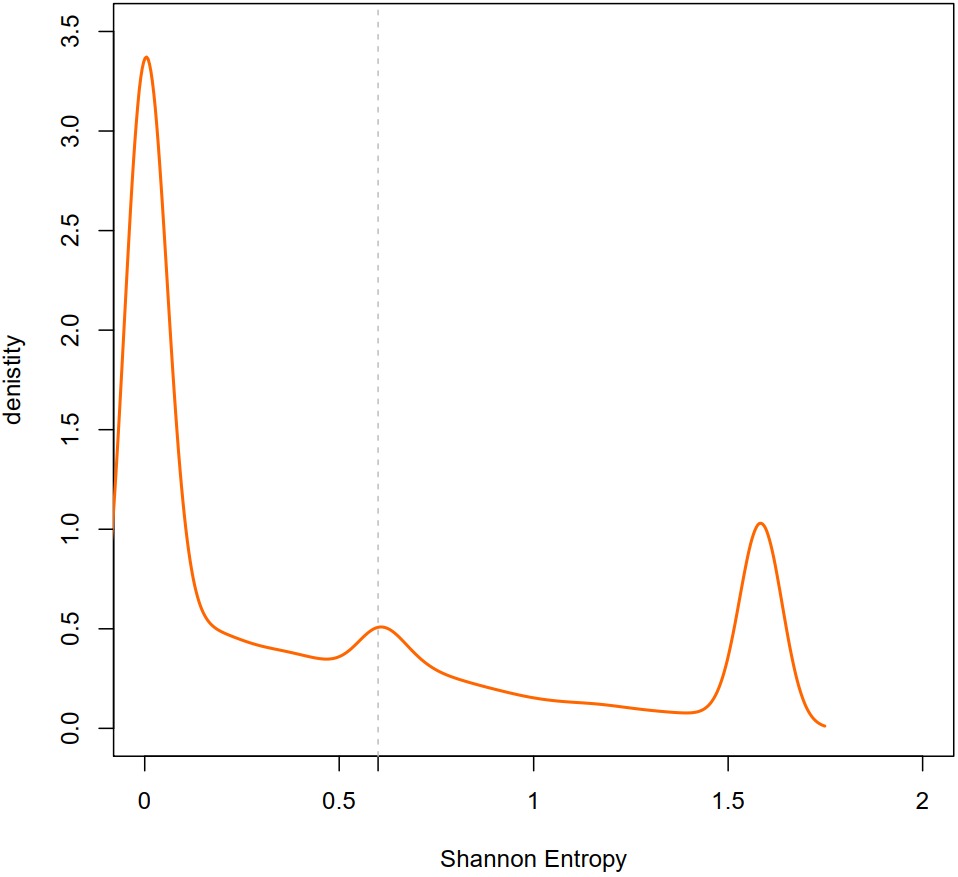

Recreate this plot in R.
args = commandArgs(T)
mydat = read.table(args[1])
pdf(args[2])
if (length(args) < 2){
    stop("the commans is like:\n\t\t\t\tRscript file.in file.in.pdf [height]\n")
} else if (length(args) == 2){
    height = 2
} else {
    height = as.numeric(args[3])
}
names(mydat) = c("gene",'seedling','panicle','leaf','entropy')

plot(c(0,2),c(0,height), type = "n", xlab = "Shannon Entropy",ylab = "denistity",xaxt="n")
dd = density(mydat$entropy)
lines(dd, col = rainbow(15)[2], lwd = 2)
axis(1,at=c(0,0.5,0.6,1,1.5,2),labels = c("0","0.5","0.6","1","1.5","2"))
abline(v=c(0.6),col="grey",lty=2)

dev.off()
